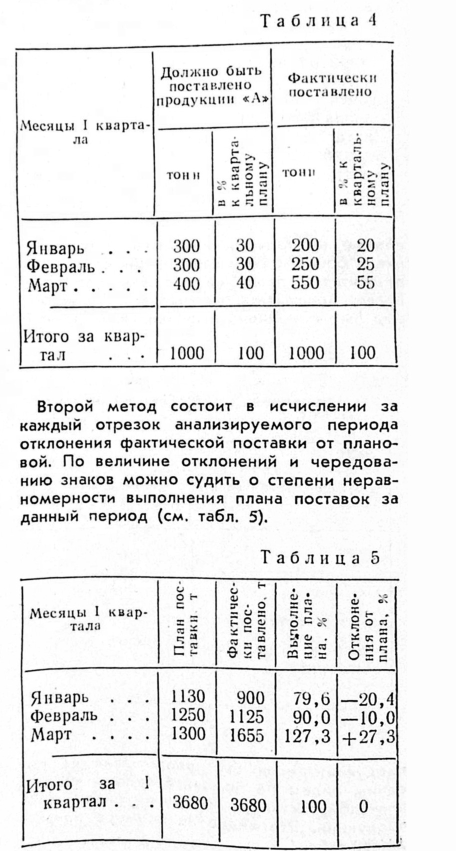
#> input picture ocr_utils/page_layout/tables/example_table_clean.jpg, 911 x 1702 px (shown at 1/2 size)
$ python -i gutter.py   (imports and definitions only)
#> lines starting #> are read from the running program, lines starting #| are printed output that depends on the picture
#> further down, picture is the input picture: shape (1702, 911); min 0, max 255, mean 234
### ocr_utils/gutter_loss_detection/geometry.py
"""Разбор разворота: линия сгиба, строки, внутренние поля обеих полос.

Считается один раз на кадр и служит всем метрикам сразу.

ПОЧЕМУ ТАК, А НЕ ПРОЩЕ. Три вещи здесь выглядят избыточными, но без каждой из них
метрика на реальном паке рассыпается — проверено на размеченной папке «1926/08»:

1. **Маска краски — полосовой отклик, а не порог по уровню бумаги.** У корешка бумага
   уходит в тень (у «Планового хозяйства» 253 → 200 на полусотне пикселей), и любой
   порог вида «темнее доли локального фона» записывает саму тень в краску. Внутреннее
   поле тогда всюду выходит нулевым, и помеченные кадры от чистых не отличаются вовсе.
   Полосовой отклик (DoG на масштабе штриха) на гладкую тень не реагирует.

2. **Из маски вычитаются длинные вертикали и горизонтали.** Это края страниц (тёмный
   след сгиба) и линейки таблиц. Обе структуры лежат ровно там, где мы меряем поле, и
   обе не текст: с ними коридор у корешка «зарастает» и снова всё сливается.

3. **Сгиб — НАКЛОННАЯ ПРЯМАЯ, и поля меряются построчно.** Съёмка с рук даёт поворот
   разворота порядка 15 px по высоте кадра. Профиль краски, усреднённый по всем строкам,
   размазывает этим поворотом коридор шириной в те же десятки пикселей — измеренное
   качество ранжирования падает с AUC 0.88 до 0.5, то есть до подбрасывания монеты.
"""

from dataclasses import dataclass
from pathlib import Path

import numpy as np
from PIL import Image

import cv2

Image.MAX_IMAGE_PIXELS = None

# Рабочая ширина кадра. Признак крупный (десятки пикселей на полном разрешении), и
# JPEG умеет отдавать уменьшённое изображение прямо из декодера — на папке в полторы
# сотни кадров это разница между секундами и минутами.
WORK_WIDTH = 2000

# Масштабы DoG для маски краски, в пикселях РАБОЧЕГО кадра: примерно полуштрих и
# примерно расстояние между штрихами корпусного набора.
DOG_FINE, DOG_COARSE = 0.8, 2.6

# Насколько отклик должен быть глубже уровня бумаги, в её долях.
INK_LEVEL = 0.055

# Длина, с которой вертикаль/горизонталь считается не текстом, а краем или линейкой.
RULE_HEIGHT, RULE_WIDTH = 41, 121

# Полоса поиска сгиба вокруг центра кадра и вокруг грубой оценки, в долях ширины и в px.
SEARCH_BAND = 0.32
FOLD_BAND = 130

# Отбраковка точек при подгонке прямой сгиба, в пикселях рабочего кадра.
FOLD_OUTLIER_COARSE, FOLD_OUTLIER_FINE = 60, 25

# Полоса кадра по вертикали, внутри которой лежит наборная полоса (без колонтитулов
# и полей), в долях высоты.
BODY_TOP, BODY_BOTTOM = 0.12, 0.90

# Порог строки в долях 95-го процентиля профиля краски по строкам.
LINE_LEVEL = 0.22

# Насколько далеко от сгиба вообще искать конец строки, в долях ширины кадра. Дальше
# начинается наружное поле, и «конец строки» там означал бы пустую полосу.
REACH = 0.21

# Ниже этого отношения ширины к высоте кадр считается одиночной страницей и не мерится.
SPREAD_MIN_ASPECT = 1.15

# Минимум строк, при котором замер вообще осмыслен.
MIN_LINES = 10

LEFT, RIGHT = "L", "R"


@dataclass(frozen=True)
class SideGeometry:
    """Внутреннее поле одной полосы разворота.

    Attributes:
        side: "L" или "R".
        margins: Расстояния от сгиба до конца (начала) каждой строки, в шагах строк.
        rules_v: Сколько длинных вертикальных линеек найдено у корешка.
        rules_h: Сколько длинных горизонтальных линеек найдено у корешка.
    """

    side: str
    margins: np.ndarray
    rules_v: int
    rules_h: int

    # [9 lines left out: functions tight, median, not called in this run]


@dataclass(frozen=True)
class SpreadGeometry:
    """Разбор кадра-разворота.

    Attributes:
        pitch: Шаг строк в пикселях рабочего кадра — единица длины для всех полей.
        lines: Сколько строк найдено.
        tilt: Наклон сгиба, пикселей на всю высоту кадра.
        fold_at_middle: Столбец сгиба на середине высоты, в рабочем масштабе.
        scale: Во сколько раз рабочий кадр меньше исходного.
        sides: Разбор полос.
        problem: Почему кадр измерить нельзя; пустая строка — измерен.
    """

    pitch: float = float("nan")
    lines: int = 0
    tilt: float = 0.0
    fold_at_middle: float = 0.0
    scale: float = 1.0
    sides: tuple[SideGeometry, ...] = ()
    problem: str = ""


# [14 lines left out: function read_work_gray, not called in this run]


def build_masks(gray: np.ndarray) -> tuple[np.ndarray, np.ndarray, np.ndarray]:
    """Маска краски и отдельно длинные вертикали и горизонтали.

    Args:
        gray: Полутоновый кадр рабочего масштаба.

    Returns:
        Тройка (краска без линеек и краёв, длинные вертикали, длинные горизонтали).
    """
    paper = cv2.GaussianBlur(gray, (0, 0), 6)
    response = cv2.GaussianBlur(gray, (0, 0), DOG_FINE) - cv2.GaussianBlur(gray, (0, 0), DOG_COARSE)
    raw = (response < -INK_LEVEL * np.maximum(paper, 1.0)).astype(np.uint8)
    vertical = cv2.morphologyEx(raw, cv2.MORPH_OPEN, np.ones((RULE_HEIGHT, 1), np.uint8))
    horizontal = cv2.morphologyEx(raw, cv2.MORPH_OPEN, np.ones((1, RULE_WIDTH), np.uint8))
    linear = cv2.dilate(vertical | horizontal, np.ones((3, 5), np.uint8))
    return (raw & (1 - linear)).astype(np.uint8), vertical, horizontal


# [136 lines left out: functions fit_fold, find_lines, _side_margins, _side_rules, analyze_spread, not called in this run]

### research/spread_defects/gutter.py
"""Расплыв текста у корешка: горизонтальное сжатие глифов по шагу штрихов в полосах у сгиба.

Что видно на примерах (1979/07 IMG_0063/64, Экономист 1991/01 IMG_0046). Страница у корешка круто
уходит вниз, и последние 1–3 см строки снимаются под углом: буквы сжаты по горизонтали (по вертикали
нет) и вдобавок чуть размыты. Мера — горизонтальный шаг штрихов: первый пик автокорреляции строк
изображения в узкой вертикальной полосе. Вдали от корешка он постоянен (кегль и гарнитура одни),
у корешка падает пропорционально сжатию. Расфокус период почти не сдвигает, поэтому мера не путает
сжатие с общей мягкостью кадра.

Сгиб ищется по тени: межколонник — светлая бумага, корешок — тёмная впадина. Готовый
``gutter_loss_detection.geometry.fit_fold`` ищет минимум краски и на двухколонных полосах 1979 года
принимает межколонник за сгиб.
"""

from __future__ import annotations

from dataclasses import dataclass

import cv2
import numpy as np

from ocr_utils.gutter_loss_detection.geometry import build_masks

# Рабочий масштаб для поиска сгиба — тот же, под который настроена маска краски ``build_masks``.
WORK_WIDTH = 2000
# Полоса поиска сгиба, доли ширины кадра (книга бывает смещена от центра).
FOLD_LO, FOLD_HI = 0.30, 0.70
# Сглаживание профиля краски по столбцам, px рабочего масштаба.
FOLD_SMOOTH = 9
# Столбец свободен от краски, если её меньше этой доли от типичного (p75) уровня полосы поиска.
FOLD_FREE = 0.15
# Полуширина окна проверки «сгиб режет текст», px рабочего масштаба.
FOLD_CHECK = 3
# Строки тела кадра для поиска сгиба (без верхнего и нижнего обреза), доли высоты.
FOLD_TOP, FOLD_BOTTOM = 0.15, 0.85
# Уточнение сгиба по полосам высоты: окно вокруг грубой оценки, px рабочего масштаба; отбраковка точек.
FOLD_REFINE, FOLD_OUTLIER = 30, 10

# Полосы замера шага на полном разрешении (450 dpi, 17.7 px/мм): ширина, шаг, дальность от сгиба.
STRIP, STRIP_STEP, REACH = 64, 24, 1800
# Тело полосы по высоте для замера (без колонтитулов и нижнего поля), доли высоты кадра.
BODY_TOP, BODY_BOTTOM = 0.18, 0.86
# Столько горизонтальных зон по высоте замеряется отдельно: сжатие у корешка зависит от изгиба листа.
ZONES = 4
# Строка изображения «с краской»: доля тёмных пикселей детали не меньше этой.
ROW_INK = 0.02
# Глубина краски в детали изображения (серый минус фон), уровни 0..255.
INK_DEPTH = 25
# Минимум строк с краской в полосе зоны, чтобы шаг считался.
MIN_ROWS = 25
# Доля строк с краской, выше которой полоса — не текст (тень сгиба, край листа, линейка).
MAX_INKED_SHARE = 0.9
# Начало замера от сгиба, px: сама тень сгиба шириной ~10 px в замер не идёт.
FOLD_SKIP = 12
# Максимальный шаг, px: дальше — шаг слов, а не штрихов.
MAX_PITCH = 40
# Опорный шаг страницы — медиана по полосам не ближе этого к сгибу, px.
BASE_FROM = 500

LEFT, RIGHT = "L", "R"


def find_fold(gray: np.ndarray) -> tuple[np.ndarray, float]:
    """Прямая сгиба разворота: самый тёмный коридор без краски между массами текста.

    Межколонник и корешок оба свободны от краски, но межколонник — светлая бумага, а корешок в тени.
    Книга в кадре часто смещена (корешок на 53–60 % ширины у 1979/07), поэтому поиск идёт в широкой
    полосе ``FOLD_LO``–``FOLD_HI``, а не у центра.

    Args:
        gray: Полутоновый кадр (любой масштаб).

    Returns:
        Пара (коэффициенты прямой ``x = k*y + b`` в px переданного кадра; доля строк тела, у которых в
        окне ±``FOLD_CHECK`` px рабочего масштаба вокруг сгиба есть краска — мера «сгиб режет текст»,
        у верного сгиба близка к нулю).
    """
    height, width = gray.shape
    scale = WORK_WIDTH / width
    work = cv2.resize(gray, (WORK_WIDTH, int(height * scale)), interpolation=cv2.INTER_AREA)
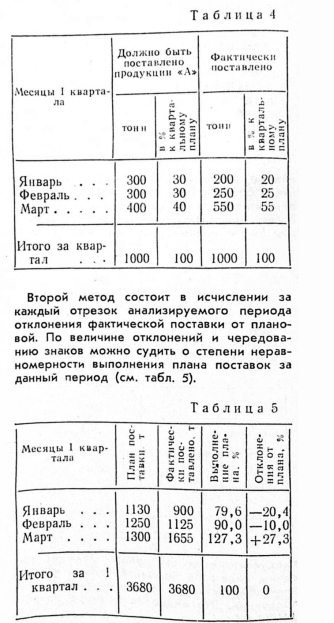
#> work: shape (3736, 2000) (shown at 1/6 size); min 0, max 255, mean 234
    ink, _, _ = build_masks(work)
#> in build_masks, `paper = cv2.GaussianBlur(gray, (0, 0), 6)`:
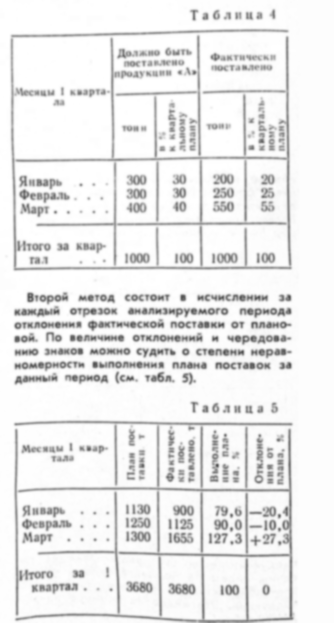
#> paper: shape (3736, 2000) (shown at 1/6 size); min 76, max 255, mean 234
#> in build_masks, `response = cv2.GaussianBlur(gray, (0, 0), DOG_FINE) - cv2.GaussianBlur..`:
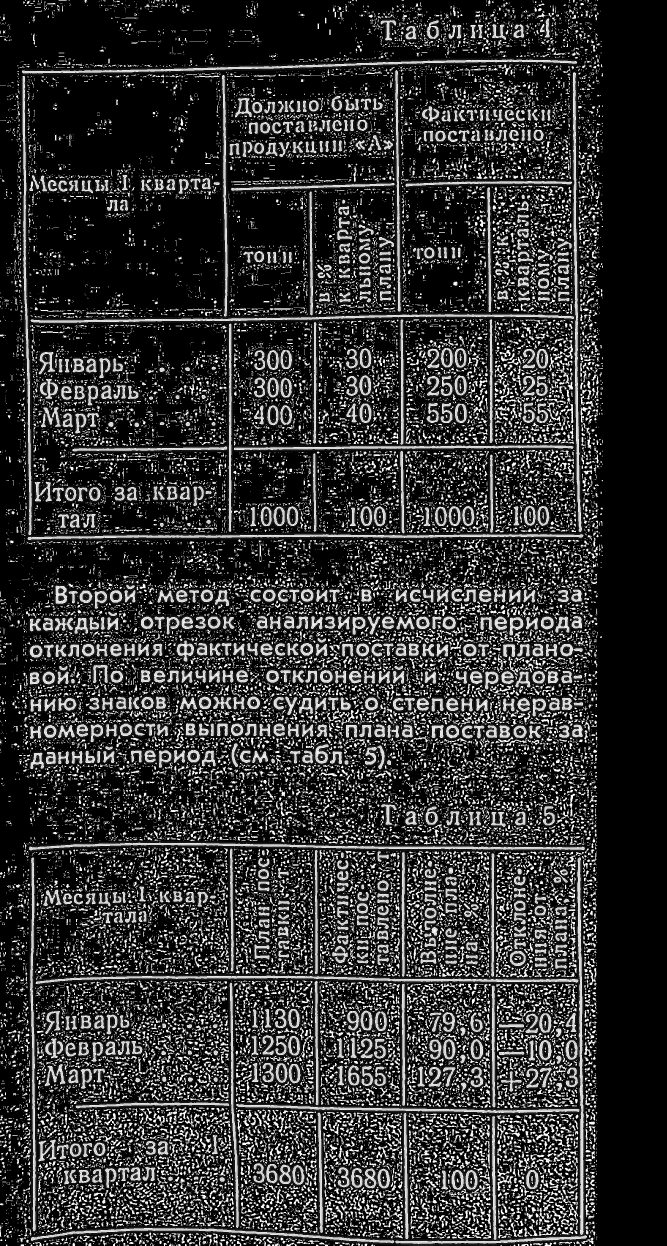
#> response: shape (3736, 2000) (shown at 1/3 size); min 0, max 255, mean 49.8
    wh = work.shape[0]
    y0, y1 = int(wh * FOLD_TOP), int(wh * FOLD_BOTTOM)
    # Профиль краски по столбцам (сглаженный) и медианная яркость столбца по телу кадра.
    ink_profile = cv2.blur(ink[y0:y1].mean(axis=0).astype(np.float32).reshape(1, -1), (FOLD_SMOOTH, 1)).ravel()
#> ink_profile = 2000 values from 0 to 0
    light = np.median(cv2.GaussianBlur(work, (0, 0), 3)[y0:y1], axis=0)
#> light = 2000 values, max 254 at index 0, min 134 at index 1207, mean 250
    lo, hi = int(WORK_WIDTH * FOLD_LO), int(WORK_WIDTH * FOLD_HI)
    # Коридоры: столбцы, где краски меньше FOLD_FREE от типичной для текста.
    typical = float(np.percentile(ink_profile[lo:hi], 75))
#> typical = 0
    free = ink_profile < FOLD_FREE * max(typical, 1e-6)
    candidates = np.nonzero(free[lo:hi])[0] + lo
#> candidates = 800 values from 600 to 1399
    if len(candidates) == 0:
        coarse = lo + int(np.argmin(light[lo:hi]))
    else:
        coarse = int(candidates[np.argmin(light[candidates])])
#> coarse = 1207
    # Уточнение по горизонтальным полосам высоты: минимум яркости в окне вокруг грубой оценки.
    blurred = cv2.GaussianBlur(work, (0, 0), 2)
    step = max(8, wh // 60)
    ys, xs = [], []
    left, right = max(0, coarse - FOLD_REFINE), min(WORK_WIDTH, coarse + FOLD_REFINE)
#> left = 1177; right = 1237
    for y in range(y0, y1, step):
        # Самый тёмный столбец среди свободных от краски: у плоско раскрытой книги тени у корешка
        # нет, и без этого условия «сгибом» становится край строк (1979/07 IMG_0024).
        column_light = blurred[y : y + step, left:right].mean(axis=0)
        inked = cv2.dilate(
            ink[y : y + step, left:right].any(axis=0).astype(np.uint8).reshape(1, -1), np.ones((1, 5), np.uint8)
        )
        column_light = np.where(inked.ravel() > 0, np.inf, column_light)
        if not np.isfinite(column_light).any():
            continue
        ys.append(y + step / 2)
        xs.append(left + int(np.argmin(column_light)))
#> after the loop, xs = 43 values, max 1236 at index 31, min 1177 at index 27, mean 1207.7; ys = 43 values from 591 to 3195
    ys, xs = np.array(ys), np.array(xs, float)
    keep = np.abs(xs - np.median(xs)) < FOLD_OUTLIER if len(xs) else np.zeros(0, bool)
    line = np.polyfit(ys[keep], xs[keep], 1) if keep.sum() >= 6 else np.array([0.0, float(coarse)])
#> line = [0.00211, 1203.3]
    # Проверка: режет ли найденный сгиб строки текста.
    rows = np.arange(y0, y1)
#> rows = 2615 values from 560 to 3174
    fold_x = np.polyval(line, rows).astype(int)
#> fold_x = 2615 values from 1204 to 1209
    hits = [ink[r, max(0, x - FOLD_CHECK) : x + FOLD_CHECK + 1].any() for r, x in zip(rows, fold_x)]
#> hits = 2615 items, first 6: False, False, False, False, False, False
    # Обратно в масштаб переданного кадра: x/scale = k*(y/scale) + b/scale.
    return np.array([line[0], line[1] / scale]), float(np.mean(hits))


# [33 lines left out: function strip_pitch, not called in this run]


@dataclass(frozen=True)
class SideProfile:
    """Профиль шага штрихов одной полосы разворота по зонам высоты.

    Attributes:
        side: ``L`` или ``R``.
        offsets: float[n] — расстояние центра полосы замера от сгиба, px полного кадра.
        pitch: float[ZONES, n] — шаг штрихов в полосе, px (NaN — нет текста).
        rows: int[ZONES, n] — строк изображения с краской в полосе (мера «здесь есть текст»).
        base: float[ZONES] — опорный шаг зоны (медиана вдали от сгиба).
    """

    side: str
    offsets: np.ndarray
    pitch: np.ndarray
    rows: np.ndarray
    base: np.ndarray

    # [36 lines left out: functions ratio, side_profile, not called in this run]


# Край текста у сгиба: первая полоса, где строк с краской не меньше этой доли от медианы дальних полос.
EDGE_ROWS_SHARE = 0.6
# Сколько полос от края текста считается «краем» для меры сжатия (24 px шаг → ~3 мм на полосу).
EDGE_STRIPS = 3


@dataclass(frozen=True)
class EdgeCompression:
    """Сжатие шага штрихов у края текста, обращённого к сгибу, по зонам высоты.

    Attributes:
        margin: float[ZONES] — расстояние от сгиба до края текста, px (NaN — текста нет).
        edge_ratio: float[ZONES] — минимум отношения шага к опорному по ``EDGE_STRIPS`` полосам у края.
    """

    margin: np.ndarray
    edge_ratio: np.ndarray


# [25 lines left out: function edge_compression, not called in this run]


# --- Мера по глифам (вторая версия) ---------------------------------------------------------------------------
# Профиль шага штрихов по полосам (выше) путает сжатие у корешка со всем, что даёт вертикальную периодичность:
# стопкой обрезов листов у корешка, отточиями оглавлений, линейками таблиц. Низ его рейтинга по паку — сплошь
# такие артефакты (отсмотр 2026-10-02). Мера по глифам берёт только связные компоненты высотой с букву и
# сравнивает их форму (ширина/высота) у края текста с формой вдали от сгиба.

# Буква: высота в долях медианной высоты компонент тела кадра; ширина — не шире стольких высот.
GLYPH_H_LO, GLYPH_H_HI, GLYPH_W_HI = 0.65, 1.5, 2.5
# Компоненты для оценки медианной высоты буквы, px полного кадра (450 dpi: корпус ~23–26 px).
GLYPH_SEED_H = (10, 80)
# Полосы от края текста у сгиба, px: «у края» (~4 буквы) и «следом» (контроль, что сжатие — именно у края).
NEAR_WIDTH, NEXT_WIDTH = 100, 150
# Опорная форма — у букв дальше этого от сгиба, px.
GLYPH_BASE_FROM = 500
# Край текста у сгиба — этот процентиль расстояний букв до сгиба (устойчив к одиночному сору).
EDGE_PERCENTILE = 1.0
# Минимум букв на стороне, чтобы мерить.
MIN_GLYPHS = 200


@dataclass(frozen=True)
class GlyphEdge:
    """Сжатие букв у края текста, обращённого к сгибу, на одной полосе разворота.

    Attributes:
        near_ratio: Медиана ширины/высоты букв в полосе ``NEAR_WIDTH`` у края к опорной (1 — как вдали).
        next_ratio: То же для следующей полосы ``NEXT_WIDTH`` (контроль).
        zone_ratio: float[ZONES] — ``near_ratio`` по зонам высоты (NaN — мало букв).
        edge: Расстояние края текста от сгиба, px.
        glyphs: Букв на стороне.
        near_glyphs: Букв в полосе у края.
        glyph_h: Медианная высота буквы кадра, px.
    """

    near_ratio: float
    next_ratio: float
    zone_ratio: np.ndarray
    edge: float
    glyphs: int
    near_glyphs: int
    glyph_h: float


# [71 lines left out: functions glyph_components, glyph_edge, not called in this run]

>>> import cv2
>>> picture = cv2.imread('../../ocr_utils/page_layout/tables/example_table_clean.jpg', cv2.IMREAD_GRAYSCALE)
>>> result = find_fold(picture)
#> result = ([0.00211, 548.1], 0)

$ run again, on ocr_utils/page_layout/tables/example_table_curved.jpg
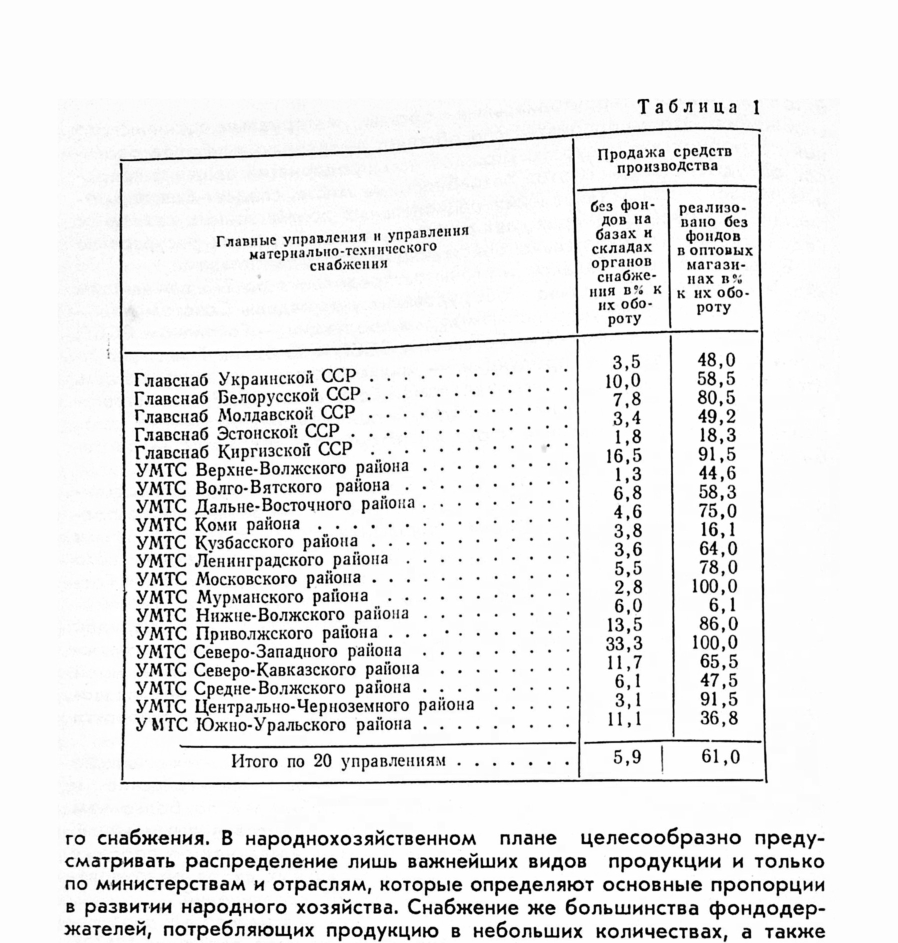
#> input picture ocr_utils/page_layout/tables/example_table_curved.jpg, 1796 x 1886 px (shown at 1/2 size)
#> picture is the input picture: shape (1886, 1796); min 0, max 255, mean 234.6
#> in build_masks, `paper = cv2.GaussianBlur(gray, (0, 0), 6)`:
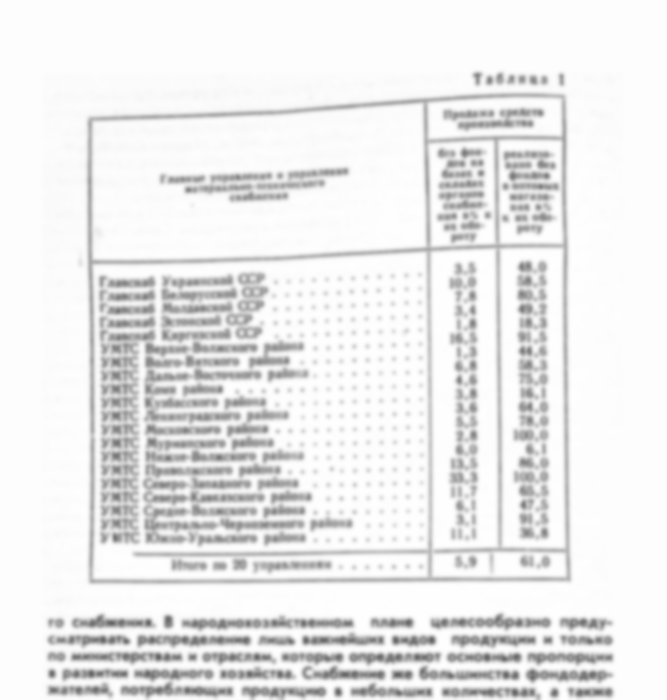
#> paper: shape (2100, 2000) (shown at 1/3 size); min 98, max 254, mean 234.5
#> in build_masks, `response = cv2.GaussianBlur(gray, (0, 0), DOG_FINE) - cv2.GaussianBlur..`:
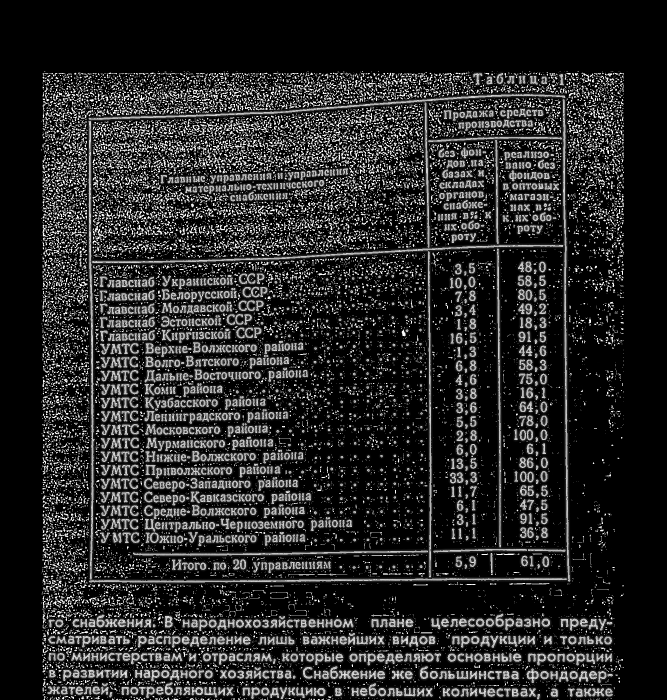
#> response: shape (2100, 2000) (shown at 1/3 size); min 0, max 255, mean 39.5
#> raw: shape (2100, 2000); every value is 0
#> ink_profile = 2000 values from 0 to 0
#> light = 2000 values, max 254 at index 1003, min 137 at index 276, mean 245.9
#> typical = 0
#> candidates = 800 values from 600 to 1399
#> coarse = 1290
#> left = 1260; right = 1320
#> after the loop in find_fold, `for y in range(y0, y1, step):`: xs = 42 values, max 1291 at index 28, min 1276 at index 0, mean 1286.4; ys = 42 values from 332.5 to 1767.5
#> line = [0.00634, 1280.3]
#> rows = 1470 values from 315 to 1784
#> fold_x = 1470 values from 1282 to 1291
#> hits = 1470 items, first 6: False, False, False, False, False, False
#> result = ([0.00634, 1149.7], 0)
